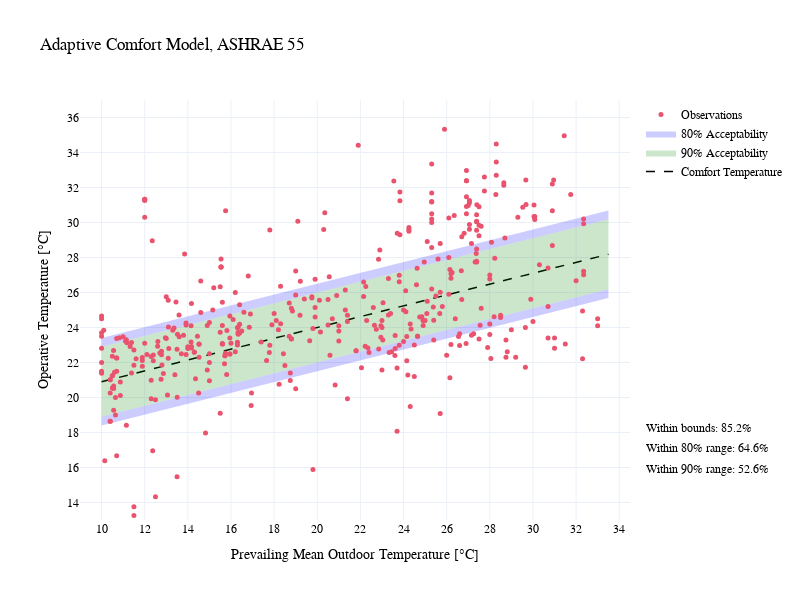

Notebook code for this chart:
### Markdown cell above
#### Classic chart

### Code cell
from pythermalcomfort.charts import adaptive_chart

df = adaptive_subset.sample(500, random_state=40)

adaptive_chart(df)

### Figure 1 — Plotly figure (JSON) as saved in the notebook; plotly's stock layout.template omitted (floating-point values rounded to 4 significant figures; data arrays with more than 128 entries replaced by an {"elided": "..."} marker saying what was removed)
{"data": [{"line": {"color": "black", "dash": "dash", "width": 1.5}, "mode": "lines", "name": "Comfort Temperature", "type": "scatter", "x": [10, 10.24, 10.47, 10.71, 10.95, 11.19, 11.42, 11.66, 11.9, 12.14, 12.37, 12.61, 12.85, 13.09, 13.32, 13.56, 13.8, 14.04, 14.27, 14.51, 14.75, 14.98, 15.22, 15.46, 15.7, 15.93, 16.17, 16.41, 16.65, 16.88, 17.12, 17.36, 17.6, 17.83, 18.07, 18.31, 18.55, 18.78, 19.02, 19.26, 19.49, 19.73, 19.97, 20.21, 20.44, 20.68, 20.92, 21.16, 21.39, 21.63, 21.87, 22.11, 22.34, 22.58, 22.82, 23.06, 23.29, 23.53, 23.77, 24.01, 24.24, 24.48, 24.72, 24.95, 25.19, 25.43, 25.67, 25.9, 26.14, 26.38, 26.62, 26.85, 27.09, 27.33, 27.57, 27.8, 28.04, 28.28, 28.52, 28.75, 28.99, 29.23, 29.46, 29.7, 29.94, 30.18, 30.41, 30.65, 30.89, 31.13, 31.36, 31.6, 31.84, 32.08, 32.31, 32.55, 32.79, 33.03, 33.26, 33.5], "y": [20.9, 20.97, 21.05, 21.12, 21.19, 21.27, 21.34, 21.42, 21.49, 21.56, 21.64, 21.71, 21.78, 21.86, 21.93, 22.0, 22.08, 22.15, 22.22, 22.3, 22.37, 22.45, 22.52, 22.59, 22.67, 22.74, 22.81, 22.89, 22.96, 23.03, 23.11, 23.18, 23.25, 23.33, 23.4, 23.48, 23.55, 23.62, 23.7, 23.77, 23.84, 23.92, 23.99, 24.06, 24.14, 24.21, 24.28, 24.36, 24.43, 24.51, 24.58, 24.65, 24.73, 24.8, 24.87, 24.95, 25.02, 25.09, 25.17, 25.24, 25.32, 25.39, 25.46, 25.54, 25.61, 25.68, 25.76, 25.83, 25.9, 25.98, 26.05, 26.12, 26.2, 26.27, 26.35, 26.42, 26.49, 26.57, 26.64, 26.71, 26.79, 26.86, 26.93, 27.01, 27.08, 27.15, 27.23, 27.3, 27.38, 27.45, 27.52, 27.6, 27.67, 27.74, 27.82, 27.89, 27.96, 28.04, 28.11, 28.19]}, {"fill": "toself", "fillcolor": "rgba(0, 128, 0, 0.2)", "line": {"color": "rgba(255,255,255,0)"}, "name": "90% Acceptability", "type": "scatter", "x": {"elided": "200 float values"}, "y": {"elided": "200 float values"}}, {"fill": "tonexty", "fillcolor": "rgba(0, 0, 255, 0.2)", "line": {"color": "rgba(255,255,255,0)"}, "name": "80% Acceptability", "type": "scatter", "x": {"elided": "200 float values"}, "y": {"elided": "200 float values"}}, {"hovertemplate": "t_out: %{x:.1f}<br>t_op: %{y:.1f}<br><extra></extra>", "marker": {"color": "#ea536e", "size": 5, "symbol": "circle"}, "mode": "markers", "name": "Observations", "type": "scatter", "x": {"elided": "426 float values"}, "y": {"elided": "426 float values"}}], "layout": {"annotations": [{"font": {"size": 12}, "showarrow": false, "text": "Within bounds: 85.2%", "x": 1.025, "xanchor": "left", "xref": "paper", "y": 0.2, "yref": "paper"}, {"font": {"size": 12}, "showarrow": false, "text": "Within 80% range: 64.6%", "x": 1.025, "xanchor": "left", "xref": "paper", "y": 0.15, "yref": "paper"}, {"font": {"size": 12}, "showarrow": false, "text": "Within 90% range: 52.6%", "x": 1.025, "xanchor": "left", "xref": "paper", "y": 0.1, "yref": "paper"}], "height": 600, "legend": {"font": {"size": 12}}, "title": {"text": "Adaptive Comfort Model, ASHRAE 55"}, "width": 800, "xaxis": {"dtick": 2, "range": [9, 34.5], "title": {"text": "Prevailing Mean Outdoor Temperature [°C]"}}, "yaxis": {"dtick": 2, "range": [13, 37], "title": {"text": "Operative Temperature [°C]"}}}}
